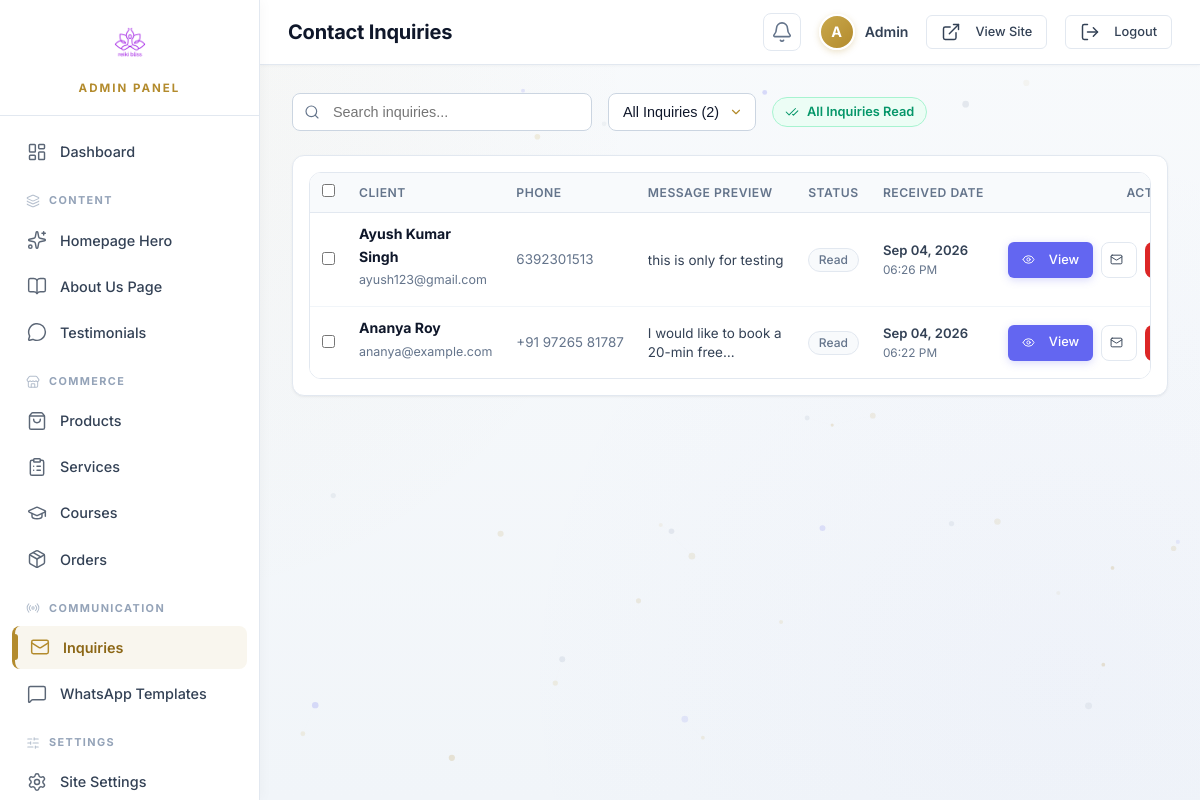
Page /admin/inquiries.php (signed in) on the committed database.
### tables this page shows
CREATE TABLE `contact_inquiries` (
  `id` int(11) NOT NULL AUTO_INCREMENT,
  `name` varchar(100) NOT NULL,
  `email` varchar(100) NOT NULL,
  `phone` varchar(30) DEFAULT NULL,
  `message` text NOT NULL,
  `is_read` tinyint(1) DEFAULT 0,
  `created_at` timestamp NOT NULL DEFAULT current_timestamp(),
  PRIMARY KEY (`id`)
);

### admin/inquiries.php (the view, shortened to what this page needs)
<?php
require_once 'auth-check.php';
$search = trim($_GET['search'] ?? '');
$statusFilter = trim($_GET['status'] ?? 'All');
$unreadTotal = 0;
try {
    $unreadTotal = (int)$pdo->query("SELECT COUNT(*) FROM contact_inquiries WHERE is_read = 0")->fetchColumn();
} catch (PDOException $e) {}
$whereParts = [];
$params = [];
$whereClause = !empty($whereParts) ? 'WHERE ' . implode(' AND ', $whereParts) : '';
$sql = "SELECT * FROM contact_inquiries {$whereClause} ORDER BY created_at DESC";
try {
    $stmt = $pdo->prepare($sql);
    $stmt->execute($params);
    $inquiriesList = $stmt->fetchAll(PDO::FETCH_ASSOC);
} catch (PDOException $e) {
    $inquiriesList = [];
    $error = "Error loading inquiries: " . $e->getMessage();
}
require_once 'includes/admin-header.php';
?>
<div class="search-bar flex-between mb-3" style="align-items: center; gap: 14px; flex-wrap: wrap;">
    <div class="flex gap-2" style="flex: 1; flex-wrap: wrap; align-items: center;">
        <form action="inquiries.php" method="GET" class="search-input-wrapper" style="min-width: 250px; max-width: 300px;">
            <input
                type="text"
                name="search"
                class="search-input"
                placeholder="Search inquiries..."
                value="<?= htmlspecialchars($search) ?>"
            >
        </form>
        <form action="inquiries.php" method="GET" id="statusFilterForm">
            <select name="status" class="filter-select" onchange="this.form.submit()">
                <option value="All" <?= $statusFilter === 'All' ? 'selected' : '' ?>>All Inquiries (<?= count($inquiriesList) ?>)</option>
            </select>
        </form>
        <?php if ($unreadTotal > 0): ?>
            <span class="badge badge-danger flex items-center gap-1" style="font-size: 0.8rem; padding: 6px 12px; font-weight: 600;">
                <span style="width: 7px; height: 7px; border-radius: 50%; background: #ef4444; display: inline-block; box-shadow: 0 0 0 2px rgba(239,68,68,0.2);"></span>
                <?= $unreadTotal ?> Unread <?= $unreadTotal === 1 ? 'Inquiry' : 'Inquiries' ?>
            </span>
        <?php else: ?>
            <span class="badge badge-success flex items-center gap-1" style="font-size: 0.8rem; padding: 6px 12px; font-weight: 600;">
                <i data-lucide="check-check" style="width: 14px; height: 14px;"></i> All Inquiries Read
            </span>
        <?php endif; ?>
    </div>
</div>
<form action="inquiries.php" method="POST" id="bulkForm">
    <div class="admin-card" style="padding: 16px 16px;">
        <?php if (empty($inquiriesList)): ?>
            <div style="text-align: center; padding: 50px 20px;">
                <div style="margin-bottom: 12px;">
                    <i data-lucide="inbox" style="width: 48px; height: 48px; color: var(--gold); opacity: 0.8;"></i>
                </div>
                <h3 style="font-size: 1.15rem; color: var(--text-primary); margin-bottom: 6px;">No inquiries found</h3>
                <p class="text-muted" style="font-size: 0.88rem;">
                    <?= (!empty($search) || $statusFilter !== 'All') ? 'No messages match your current filters.' : 'Your contact form inbox is currently clear.' ?>
                </p>
            </div>
        <?php else: ?>
            <div class="table-responsive">
                <table class="admin-table inquiry-table">
                    <thead>
                        <tr>
                            <th style="width: 32px; text-align: center;">
                                <input type="checkbox" id="selectAllCheckbox" title="Select All">
                            </th>
                            <th style="min-width: 155px;">Client</th>
                            <th style="width: 105px;">Phone</th>
                            <th style="min-width: 160px;">Message Preview</th>
                            <th style="width: 75px; text-align: center;">Status</th>
                            <th style="width: 95px;">Received Date</th>
                            <th style="text-align: right; width: 110px; padding-right: 10px; white-space: nowrap;">Actions</th>
                        </tr>
                    </thead>
                    <tbody>
                        <?php foreach ($inquiriesList as $inq): ?>
                            <?php
                                $isUnread = empty($inq['is_read']);
                                $msgSnippet = $inq['message'] ?? '';
                            ?>
                            <tr class="<?= $isUnread ? 'row-unread' : '' ?>" id="inqRow_<?= $inq['id'] ?>">
                                <td style="text-align: center;">
                                    <input type="checkbox" name="inquiry_ids[]" value="<?= $inq['id'] ?>" class="inq-checkbox">
                                </td>
                                <td>
                                    <div style="display: flex; align-items: center; gap: 5px;">
                                        <strong style="color: var(--text-primary); font-size: 0.88rem; cursor: pointer;" onclick="openInquiryModal(<?= (int)$inq['id'] ?>)">
                                            <?= htmlspecialchars($inq['name']) ?>
                                        </strong>
                                    </div>
                                    <div style="margin-top: 2px;">
                                        <a href="mailto:<?= htmlspecialchars($inq['email']) ?>" class="text-muted" style="text-decoration: none; font-size: 0.78rem; display: inline-block; max-width: 180px; overflow: hidden; text-overflow: ellipsis; white-space: nowrap;" title="<?= htmlspecialchars($inq['email']) ?>">
                                            <?= htmlspecialchars($inq['email']) ?>
                                        </a>
                                    </div>
                                </td>
                                <td class="text-muted" style="font-size: 0.84rem; white-space: nowrap;">
                                    <?php if (!empty($inq['phone'])): ?>
                                        <a href="tel:<?= htmlspecialchars($inq['phone']) ?>" style="color: inherit; text-decoration: none;">
                                            <?= htmlspecialchars($inq['phone']) ?>
                                        </a>
                                    <?php else: ?>
                                        <span class="text-muted">—</span>
                                    <?php endif; ?>
                                </td>
                                <td>
                                    <div class="inquiry-msg-preview" onclick="openInquiryModal(<?= (int)$inq['id'] ?>)" title="Click to view full message">
                                        <?= htmlspecialchars($msgSnippet) ?>
                                    </div>
                                </td>
                                <td style="text-align: center;">
                                    <?php if ($isUnread): ?>
                                        <span class="badge badge-unread-pill" id="statusBadge_<?= $inq['id'] ?>">Unread</span>
                                    <?php else: ?>
                                        <span class="badge badge-read-pill" id="statusBadge_<?= $inq['id'] ?>">Read</span>
                                    <?php endif; ?>
                                </td>
                                <td>
                                    <div style="font-size: 0.82rem; font-weight: 600; color: var(--text-secondary); white-space: nowrap;">
                                        <?= !empty($inq['created_at']) ? date('M d, Y', strtotime($inq['created_at'])) : '—' ?>
                                    </div>
                                    <div class="text-muted" style="font-size: 0.74rem; white-space: nowrap;">
                                        <?= !empty($inq['created_at']) ? date('h:i A', strtotime($inq['created_at'])) : '' ?>
                                    </div>
                                </td>
                                <td style="text-align: right; padding-right: 14px;">
                                    <div class="flex gap-1" style="justify-content: flex-end;">
                                        <button
                                            type="button"
                                            class="btn btn-purple btn-sm flex items-center gap-1"
                                            title="View Full Message & Reply"
                                            onclick="openInquiryModal(<?= (int)$inq['id'] ?>)"
                                        >
                                            <i data-lucide="eye" style="width: 13px; height: 13px;"></i> View
                                        </button>
                                        <button
                                            type="button"
                                            class="btn btn-outline btn-icon btn-sm flex items-center justify-center"
                                            title="<?= $isUnread ? 'Mark as Read' : 'Mark as Unread' ?>"
                                            onclick="toggleInquiryStatus(<?= $inq['id'] ?>)"
                                        >
                                            <i data-lucide="<?= $isUnread ? 'check' : 'mail' ?>" style="width: 13px; height: 13px;"></i>
                                        </button>
                                        <button
                                            type="submit"
                                            form="deleteInqForm_<?= $inq['id'] ?>"
                                            class="btn btn-danger btn-icon btn-sm flex items-center justify-center"
                                            title="Delete Inquiry"
                                        >
                                        </button>
                                    </div>
                                </td>
                            </tr>
                        <?php endforeach; ?>
                    </tbody>
                </table>
            </div>
        <?php endif; ?>
    </div>
</form>
<?php require_once 'includes/admin-footer.php'; ?>

### admin/inquiries.php (style rules this page uses)
.table-responsive { width: 100%; overflow-x: hidden; border-radius: 12px; }
.inquiry-table { width: 100% !important; table-layout: auto !important; border-collapse: separate; border-spacing: 0; }
.inquiry-table thead th { font-size: 0.74rem; padding: 10px 10px; letter-spacing: 0.5px; background: #f8fafc; white-space: nowrap; }
.inquiry-table tbody td { vertical-align: middle !important; padding: 10px 10px; }
.inquiry-msg-preview { max-width: 260px; font-size: 0.84rem; color: var(--text-secondary); line-height: 1.4; display: -webkit-box; -webkit-line-clamp: 2; -webkit-box-orient: vertical; overflow: hidden; cursor: pointer; transition: color 0.15s ease; word-break: break-word; }
.badge-read-pill { background: #f8fafc; border: 1px solid #e2e8f0; color: #64748b; font-weight: 500; padding: 4px 10px; border-radius: 20px; font-size: 0.75rem; display: inline-flex; align-items: center; }

### rows in the picture
contact_inquiries: name "Ayush Kumar Singh", email "ayush123@gmail.com", phone "6392301513", message "this is only for testing", created_at "Sep 04, 2026", created_at "06:26 PM", is_read 1 (drawn)
contact_inquiries: name "Ananya Roy", email "ananya@example.com", phone "+91 97265 81787", message "I would like to book a 20-min…", created_at "Sep 04, 2026", created_at "06:22 PM", is_read 1 (drawn)

### other values in the picture
$sbLabel('brand_title') "ADMIN PANEL"
$sbLabel('menu_dashboard') "Dashboard"
$sbLabel('section_content') "CONTENT"
$sbLabel('menu_homepage_hero') "Homepage Hero"
$sbLabel('menu_about_us') "About Us Page"
$sbLabel('menu_testimonials') "Testimonials"
$sbLabel('section_commerce') "COMMERCE"
$sbLabel('menu_products') "Products"
$sbLabel('menu_services') "Services"
$sbLabel('menu_courses') "Courses"
$sbLabel('menu_orders') "Orders"
$sbLabel('section_communication') "COMMUNICATION"
$sbLabel('menu_inquiries') "Inquiries"
$sbLabel('menu_whatsapp') "WhatsApp Templates"
$sbLabel('section_settings') "SETTINGS"
